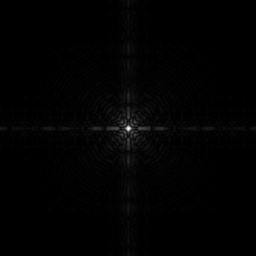
%> input picture Digital Image Processing/Class2/Code/Data/Fig_DFT_no_log.tif, 256 x 256 px
$ octave Project1.m   (GNU Octave 9; MATLAB toolbox functions it lacks are replaced by stand-ins)
%> lines starting %> are read from the running program, lines starting %| are printed output that depends on the picture
% Read the original image
image1 = imread("/Users/youngbean/Desktop/Experiments in Digital Image Processing/Class2/Data/Fig_DFT_no_log.tif");
%> image1 is the input picture: size 256x256 uint8; min 0, max 255, mean 2.1

% Normalize the original image to the range [0, 1]
% Convert the image to double type and divide by 255 to map pixel values to [0, 1]
image1 = double(image1) / 255;
%> image1: size 256x256 double

% Define the range for c (different scaling factors for log transformation)
c = [0.1, 0.5, 1, 1.5, 2, 3, 5, 10]; % List of c values to test
num_c = length(c); % Get the total number of c values

% Create a new figure window for displaying results
figure;

% Display the original image in the first subplot
subplot(ceil((num_c + 1) / 3), 3, 1); % The first subplot is reserved for the original image
imshow(image1); % Display the normalized original image
title('Original Image'); % Set the title for the original image

% Loop through all c values and display the log-transformed results
for i = 1:num_c
    % Apply the log transform with the current c value
    % 9 * image1 amplifies the normalized image before applying the log
    % log10 is used for base-10 logarithm, and +1 ensures no log(0) occurs
    image2 = c(i) * log10(9 * image1 + 1);

    % Display the transformed image in the subplot
    subplot(ceil((num_c + 1) / 3), 3, i + 1); % Place the result in the appropriate subplot
    imshow(image2); % Display the transformed image
    xlabel(['c = ' num2str(c(i))]); % Label the subplot with the current c value
end
%> this loop made 8 passes
%> pass 1, `image2 = c(i) * log10(9 * image1 + 1);`:
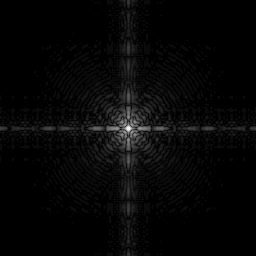
%> image2: size 256x256 double; min 0, max 0.1, mean 0.00259; drawn with min black and max white

% Add a global title for the figure to describe the experiment
sgtitle('Original Image and Log Transform with Different c Values');
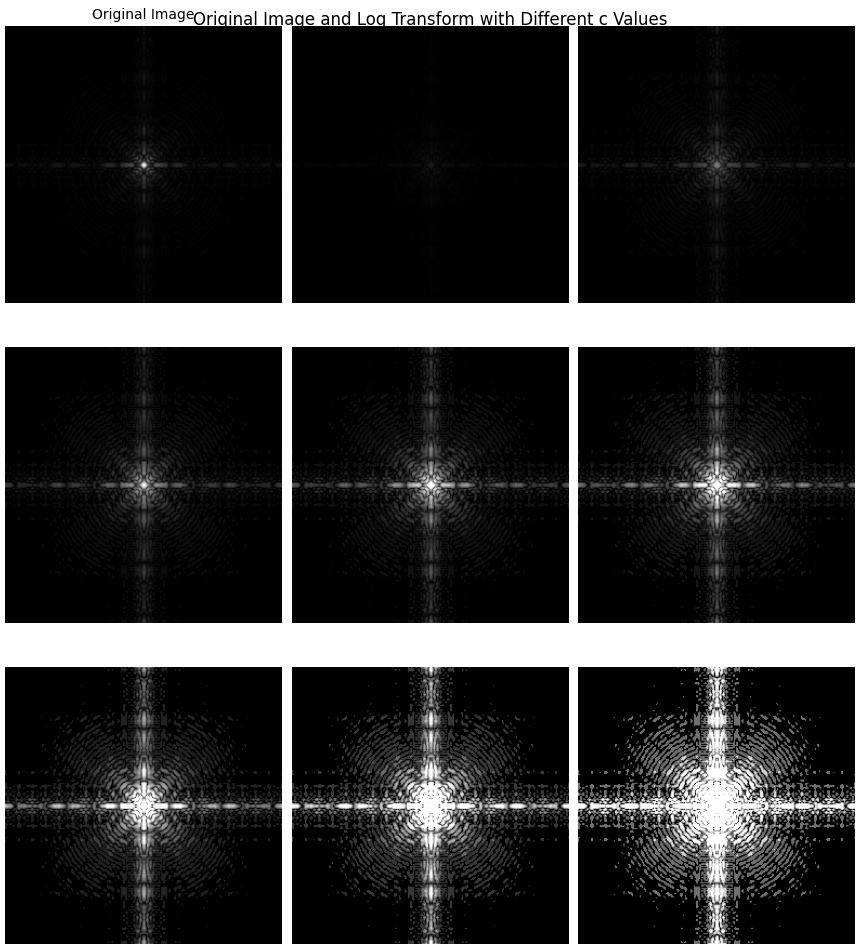
%> figure redrawn from the program's plot data, 9 panels

$ run again, with Digital Image Processing/Class2/Code/Data/Fig_fractured_spine.tif copied over Digital Image Processing/Class2/Code/Data/Fig_DFT_no_log.tif
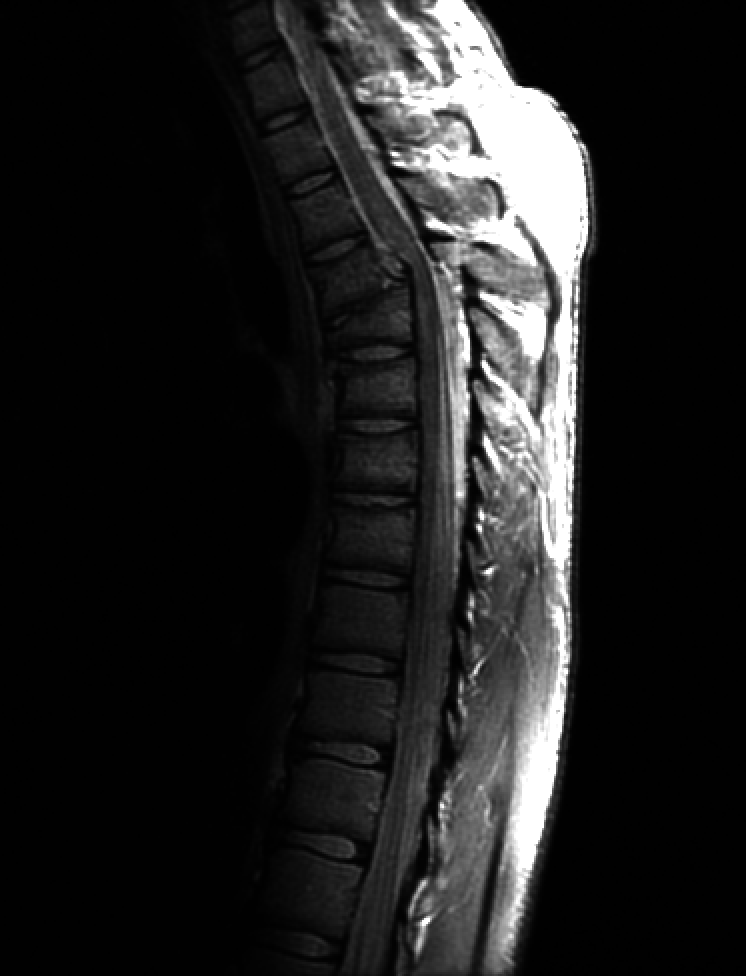
%> input picture Digital Image Processing/Class2/Code/Data/Fig_fractured_spine.tif, 746 x 976 px
%> image1 is the input picture: size 976x746 uint8; min 0, max 255, mean 32.6
%> image1: size 976x746 double
%> the loop `for i = 1:num_c` made 8 passes
%> pass 1, `image2 = c(i) * log10(9 * image1 + 1);`:
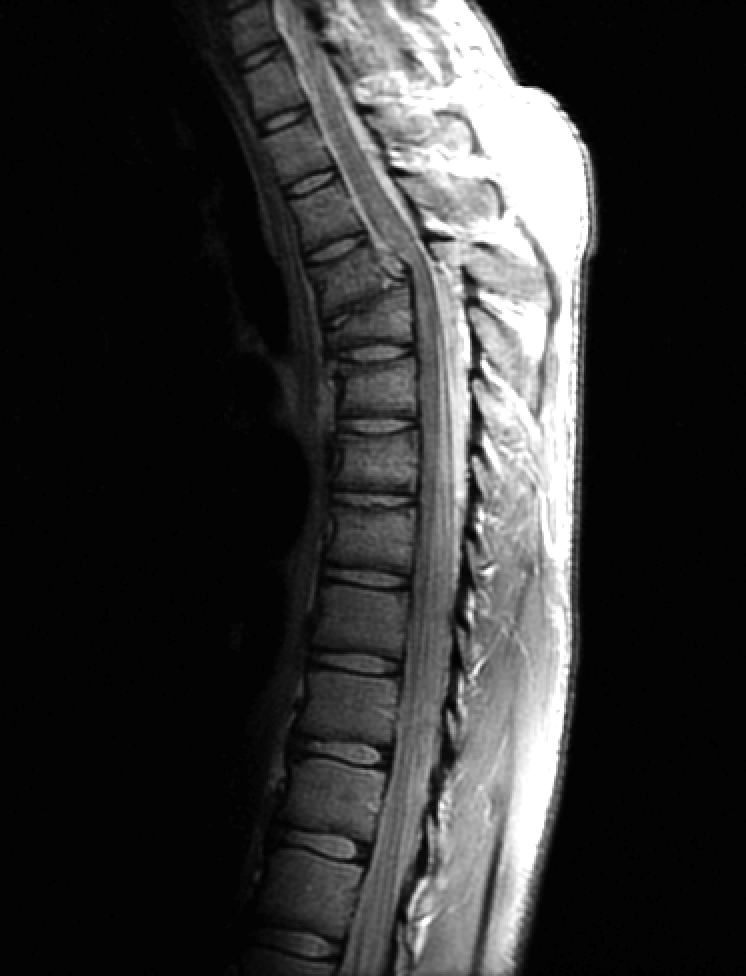
%> image2: size 976x746 double; min 0, max 0.1, mean 0.0197; drawn with min black and max white
%> pass 2, `image2 = c(i) * log10(9 * image1 + 1);`:
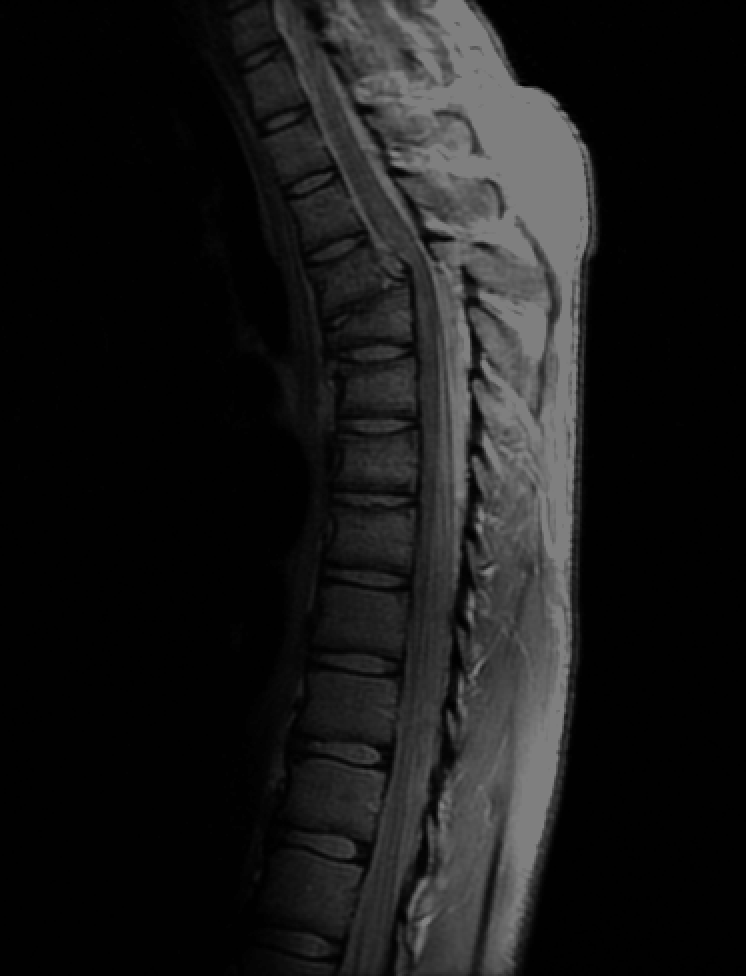
%> image2: size 976x746 double; min 0, max 0.5, mean 0.0986
